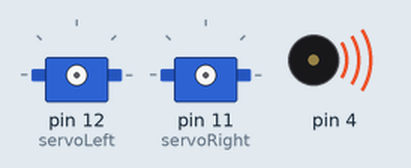
This sketch was run on a simulated Arduino Uno, built with avr-gcc and run on an emulated ATmega328P. Parts: 2 × servo, buzzer (waves = sounding).

Above: at 0.1 s.
At 1.1 s:
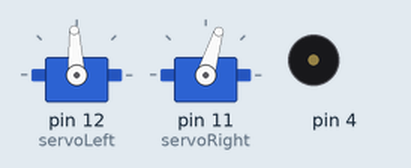
At 2.1 s:
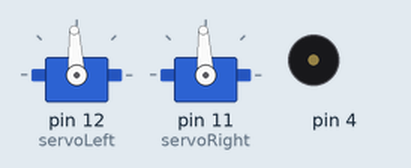
At 4.1 s:
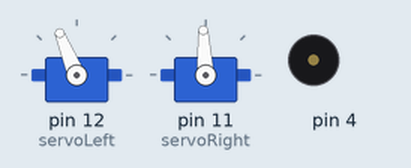
At 7.1 s:
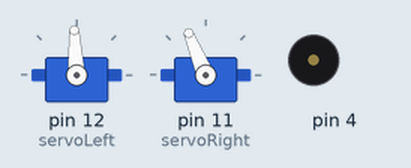
At 11.1 s:
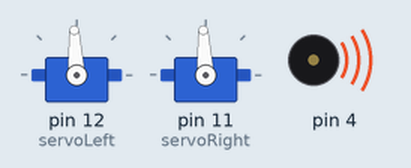
Timing chart, 0 to 13.6 s (numbered marks = the images above):
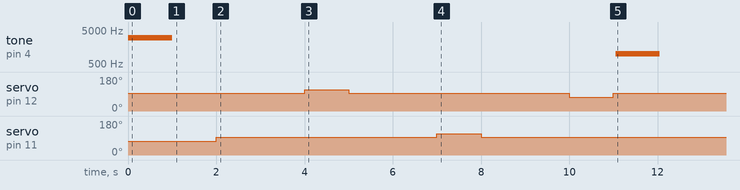

Measured:
- by itself, tone on pin 4: silent → 3000 Hz at 0.00 s, → silent 1.0 s later, → 1000 Hz 10.1 s later, → silent 1.0 s later

The sketch:

PivotTests.ino
```cpp
/*
Move the robot forward for one second
*/

#include <Servo.h>

Servo servoLeft, servoRight;

void stopServos();

void setup() {
  // Play startup tone for one second
  tone(4, 3000, 1000);
  delay(1000);

  // Set the pins for the servos
  servoLeft.attach(12);
  servoRight.attach(11);

  // Pivot forward-left one second
  servoLeft.writeMicroseconds(1500);      // Stopped
  servoRight.writeMicroseconds(1300);      // CW
  delay(1000);                            // 1s

  stopServos();

  delay(2000);

  // Pivot forward-right one second
  servoLeft.writeMicroseconds(1700);      // CCW
  servoRight.writeMicroseconds(1500);      // Stopped
  delay(1000);                              // 1s

  stopServos();

  delay(2000);

  // Pivot backward-left one second
  servoLeft.writeMicroseconds(1500);      // Stopped
  servoRight.writeMicroseconds(1700);      // CCW
  delay(1000);                              // 1s

  stopServos();

  delay(2000);

  // Pirvot backward-right one second
  servoLeft.writeMicroseconds(1300);      // CW
  servoRight.writeMicroseconds(1500);      // Stopped
  delay(1000);                            // 1s

  stopServos();
  delay(50);

  // Stop and detach both servos
  servoLeft.detach();
  servoRight.detach();

  // Play end tone for one second
  tone(4, 1000, 1000);
}

void loop() {
  // Nothing to repeat
}

void stopServos() {
  servoLeft.writeMicroseconds(1500);
  servoRight.writeMicroseconds(1500);
}
```
